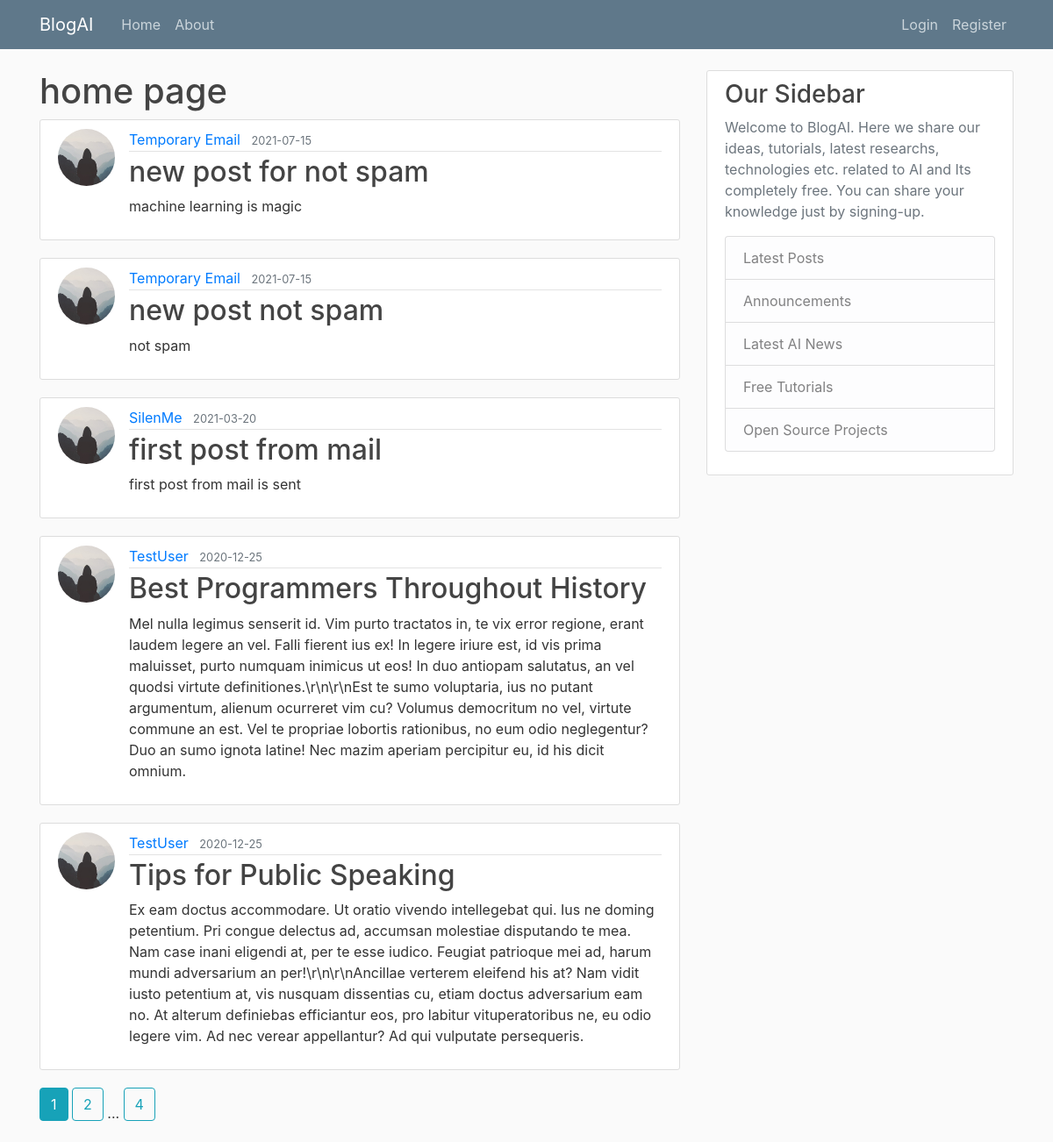
Page /home on the earlier database version.
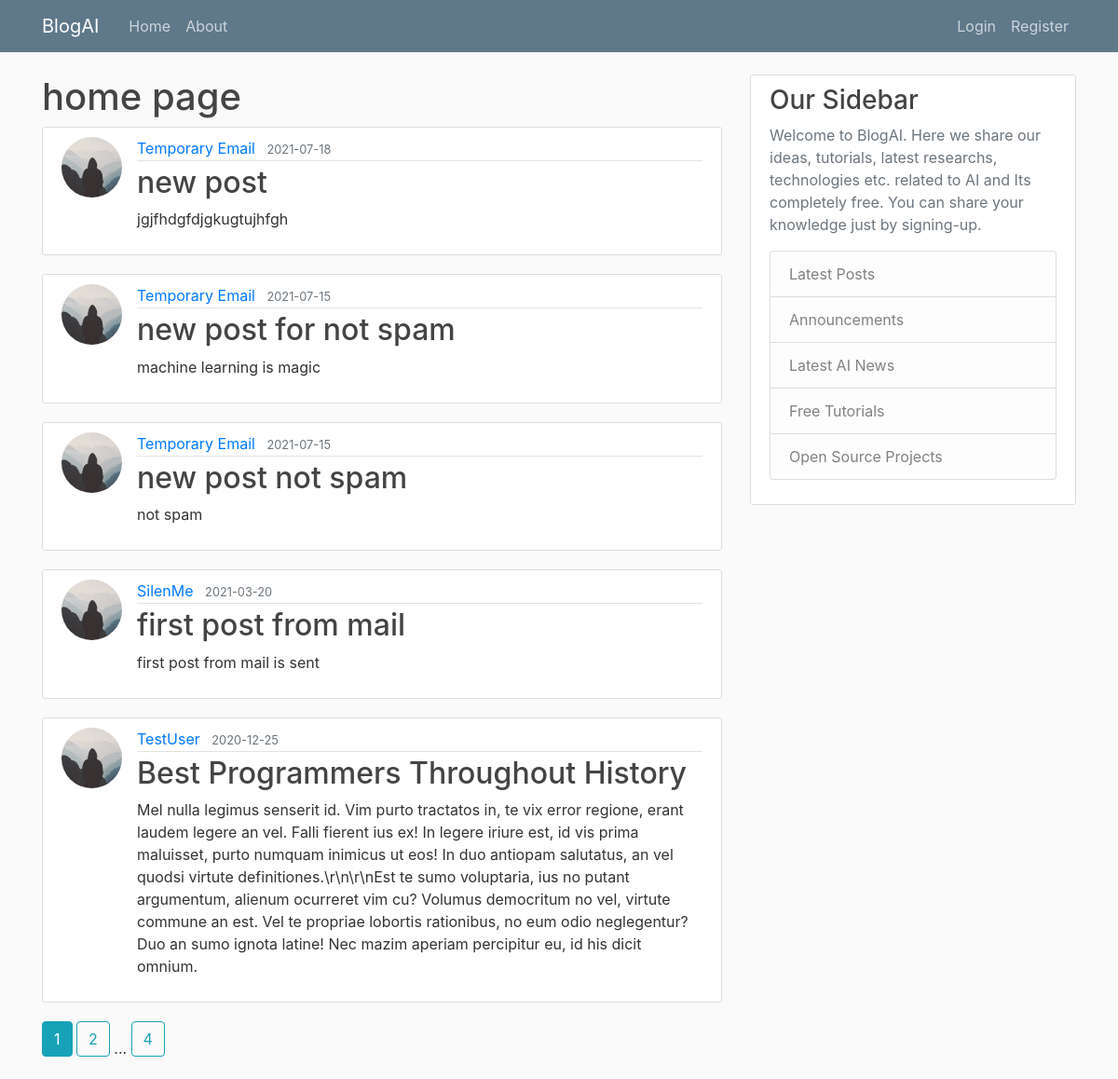
Same page on the later database version.
### flaskblog/models.py (models this page shows, shortened)
class Post(db.Model):
    id = db.Column(db.Integer, primary_key=True)
    title = db.Column(db.String(100), nullable=False)
    date_posted = db.Column(db.DateTime, nullable=False, default=datetime.utcnow)
    content = db.Column(db.Text, nullable=False)
    user_id = db.Column(db.Integer, db.ForeignKey('user.id'), nullable=False)#foreign Key for Class=User===table=user

class User(db.Model, UserMixin):
    id = db.Column(db.Integer, primary_key=True)
    username = db.Column(db.String(20), unique=True, nullable=False)
    email = db.Column(db.String(120), unique=True, nullable=False)
    image_file = db.Column(db.String(20), nullable=False, default='default.jpg')
    password = db.Column(db.String(60), nullable=False)
    posts = db.relationship('Post', backref='author', lazy=True)#one-to-many relationship , backref is similar to a column and author will give the user who created the post

### flaskblog/main/routes.py (the view)
@main.route("/")
@main.route("/home")
def home():
    page = request.args.get('page', 1, type=int)
    posts = Post.query.order_by(Post.date_posted.desc()).paginate(page=page, per_page=5)
    return render_template('home.html', posts=posts)

### flaskblog/templates/home.html
{%extends "layout.html"%}
{%block content%}
<h1>home page</h1>
{% for post in posts.items %}
        <article class="media content-section">
          <img class="rounded-circle article-img" src="{{ url_for('static', filename='profile_pics/' + post.author.image_file) }}">
          <div class="media-body">
            <div class="article-metadata">
              <a class="mr-2" href="{{ url_for('users.user_posts', username=post.author.username) }}">{{ post.author.username }}</a>
              <small class="text-muted">{{ post.date_posted.strftime('%Y-%m-%d') }}</small>
            </div>
            <h2><a class="article-title" href="{{ url_for('posts.post', post_id=post.id) }}">{{ post.title }}</a></h2>
            <p class="article-content">{{ post.content }}</p>
          </div>
        </article>
    {% endfor %}
{% for page_num in posts.iter_pages(left_edge=1, right_edge=1, left_current=1, right_current=2) %}
      {% if page_num %}
        {% if posts.page == page_num %}
          <a class="btn btn-info mb-4" href="{{ url_for('main.home', page=page_num) }}">{{ page_num }}</a>
        {% else %}
          <a class="btn btn-outline-info mb-4" href="{{ url_for('main.home', page=page_num) }}">{{ page_num }}</a>
        {% endif %}
      {% else %}
        ...
      {% endif %}
    {% endfor %}
{% endblock content %}

Differences in the rows shown:
no longer on this page (row unchanged): Post: image_file (placeholder picture), author.username "TestUser", date_posted "2020-12-25", title "Tips for Public Speaking", content "Ex eam doctus accommodare. Ut oratio vivendo intellegebat qui. Ius ne doming petentium. Pri congue delectus ad, accumsan molestiae disputando te mea. Nam case inani eligendi at, per te esse iudico. Feugiat patrioque mei ad, harum mundi adversarium an per!\\r\\n\\r\\nAncillae verterem eleifend his at? Nam vidit iusto petentium at, vis nusquam dissentias cu, etiam doctus adversarium eam no. At alterum definiebas efficiantur eos, pro labitur vituperatoribus ne, eu odio legere vim. Ad nec verear appellantur? Ad qui vulputate persequeris."
added Post: image_file (placeholder picture), author.username "Temporary Email", date_posted "2021-07-18", title "new post", content "jgjfhdgfdjgkugtujhfgh"
